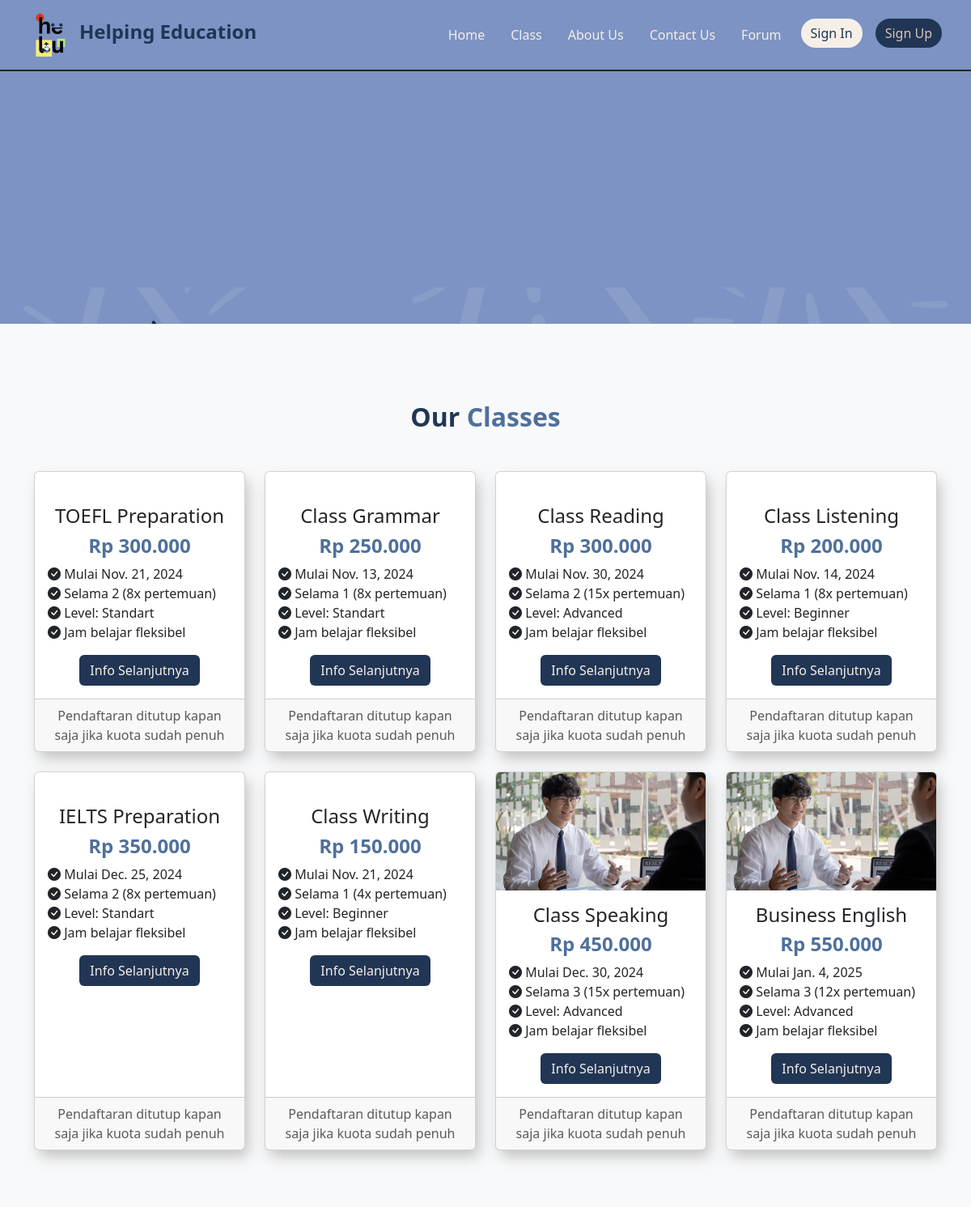
The page /classPage/ (upper part) on the database as committed earlier.
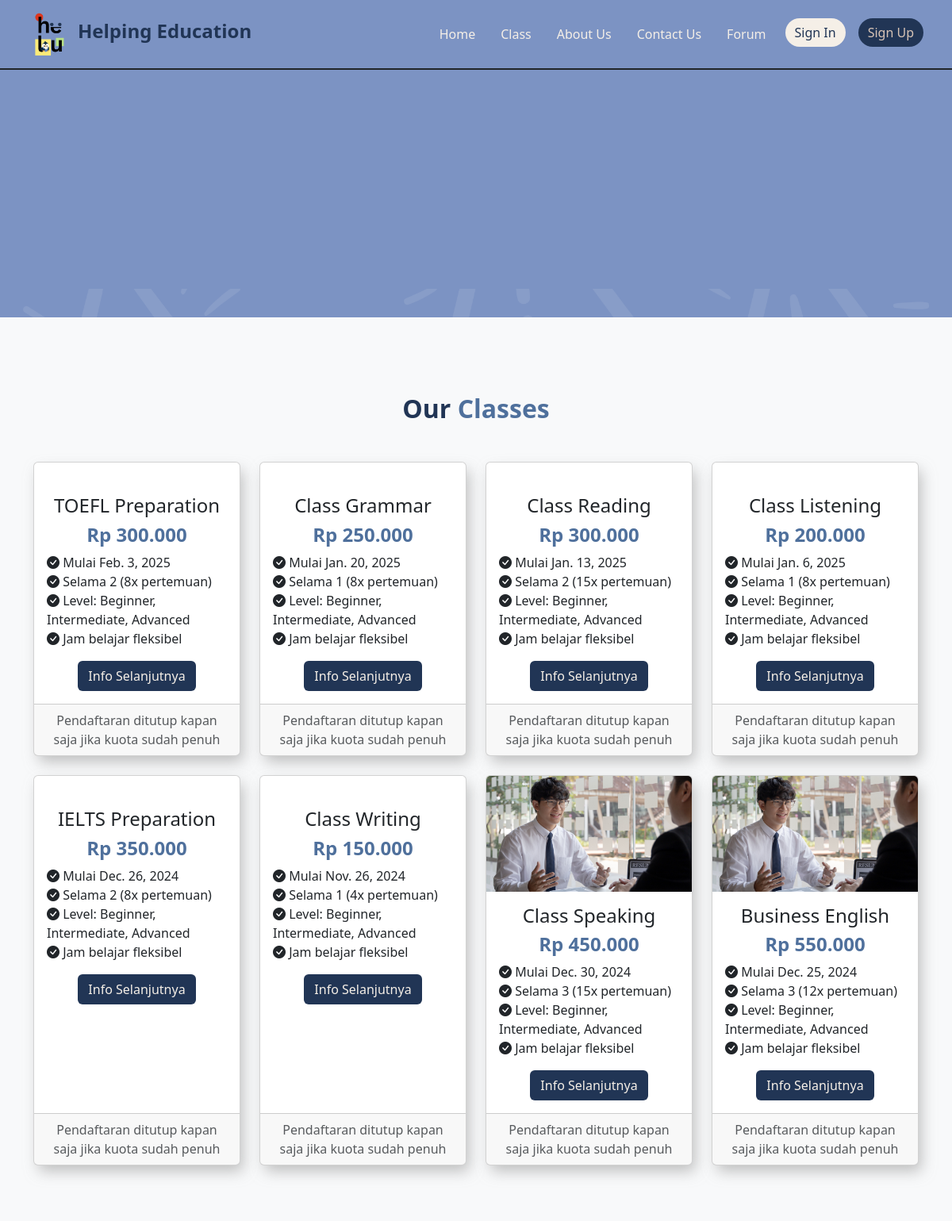
The same page on the database as committed later.
### classPage/models.py (models this page shows, shortened)
class Classpages(models.Model):
    title = models.CharField(max_length=100)
    price = models.DecimalField(max_digits=10, decimal_places=3)
    start_date = models.DateField()
    duration = models.IntegerField()  # Durasi dalam bulan
    sessions = models.IntegerField()  # Jumlah pertemuan
    level = models.CharField(max_length=50,)
    image_url = models.CharField(max_length=255)
    url_slug = models.CharField(max_length=50,)  # Default URL slug

### classPage/views.py (the view)
# urls.py: path('', views.class_page, name='class_page'),
def class_page(request):
    classpages = Classpages.objects.all()
    context = {
        'title': 'Class Helu',
        'bannerClass': static('images/AboutUs.png'),
        'classes': classpages,
        }
    return render (request,'class.html', context)

### classPage/context_processors.py (called while the page is built)
def global_testimonials(request):
    return {
        'global_testimonials': Testimonial.objects.all()
    }

### templates/class.html (shortened to what this page needs)
{%extends 'base.html'%}
{%load static%}
{%block head%}
<link rel="stylesheet" href="{%static 'css/class.css'%}">
{%endblock head%}
{%block content%}
  <section class="parallax bg-medium-dark " style="background-image: url('{{bannerClass}}')";>
      <div class="parallax-item position-fixed">
          <h1 class="typing-effect2"></h1>
      </div>
  </section>
  <main class="position-relative z-2">
  <section id="classes" class="py-5 bg-light ">
    <div class="container mt-5">
      <h2 class="text-center fw-bold mb-5 color-dark">Our <span class="color-medium-dark">Classes</span></h2>
      <div class="row ">
        {% for classpages in classes %}
        <div class="col-lg-3 col-md-6 mb-4">
            <div class="card h-100 text-center" id="hover-pilih-kelas">
                <div class="overflow-hidden">
                    <img src="{% static 'images/' %}{{ classpages.image_url }}" class="card-img-top" alt="{{ class.title }}">
                </div>
                <div class="card-body">
                    <h4 class="card-title">{{ classpages.title }}</h4>
                    <h4 class="color-medium-dark fw-bold">Rp {{ classpages.price }}</h4>
                    <ul class="list-unstyled text-start">
                        <li><i class="bi bi-check-circle-fill"></i> Mulai {{ classpages.start_date }}</li>
                        <li><i class="bi bi-check-circle-fill"></i> Selama {{ classpages.duration }} ({{ classpages.sessions }}x pertemuan)</li>
                        <li><i class="bi bi-check-circle-fill"></i> Level: {{ classpages.level }}</li>
                        <li><i class="bi bi-check-circle-fill"></i> Jam belajar fleksibel</li>
                    </ul>
                    <a href="{% url 'classPage:class_detail' classpages.url_slug %}" class="no-hover btn bg-dark1 color-light btn-class-info">Info Selanjutnya</a>
                </div>
                <div class="card-footer text-muted">
                    Pendaftaran ditutup kapan saja jika kuota sudah penuh
                </div>
            </div>
        </div>
        {% endfor %}
      </div>
    </div>
  </section>
{%endblock content%}

Rows that differ between the two databases and show on the page:
changed Classpages "TOEFL Preparation": start_date "Nov. 21, 2024" → "Feb. 3, 2025"; level "Standart" → "Beginner, Intermediate, Advanced"
changed Classpages "Class Grammar": start_date "Nov. 13, 2024" → "Jan. 20, 2025"; level "Standart" → "Beginner, Intermediate, Advanced"
changed Classpages "Class Reading": start_date "Nov. 30, 2024" → "Jan. 13, 2025"; level "Advanced" → "Beginner, Intermediate, Advanced"
changed Classpages "Class Listening": start_date "Nov. 14, 2024" → "Jan. 6, 2025"; level "Beginner" → "Beginner, Intermediate, Advanced"
changed Classpages "IELTS Preparation": start_date "Dec. 25, 2024" → "Dec. 26, 2024"; level "Standart" → "Beginner, Intermediate, Advanced"
changed Classpages "Class Writing": start_date "Nov. 21, 2024" → "Nov. 26, 2024"; level "Beginner" → "Beginner, Intermediate, Advanced"
changed Classpages "Class Speaking": level "Advanced" → "Beginner, Intermediate, Advanced"
changed Classpages "Business English": start_date "Jan. 4, 2025" → "Dec. 25, 2024"; level "Advanced" → "Beginner, Intermediate, Advanced"
